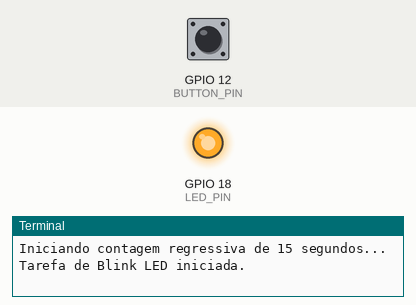
This program was run on a simulated Raspberry Pi (BCM pin numbers). Parts: output pins drawn as LEDs (lit = HIGH), the last lines printed to the terminal. The test bench sets the inputs (shaded band); at power-on: GPIO 12 (BUTTON_PIN) HIGH. Threads take turns every 2 ms.

Above: at 1.2 s.
1.3 s: GPIO 12 (BUTTON_PIN) pulled LOW for 0.15 s
At 1.9 s:
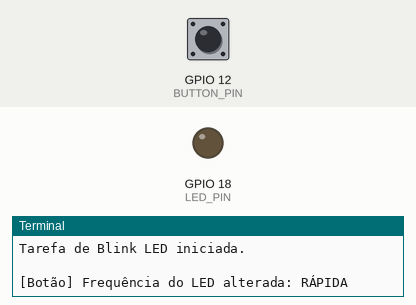
4.3 s: GPIO 12 (BUTTON_PIN) pulled LOW for 1 s
Timing chart, 0 to 13.3 s (numbered marks = the images above; inputs shaded):
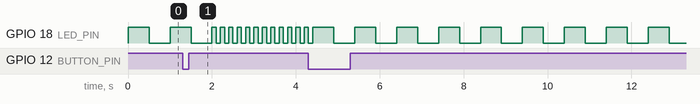

The program:

Checkpoint3.py
```python
import RPi.GPIO as GPIO
import threading
import time


# Configurações de Pinos
LED_PIN = 18      # Pino conectado ao LED
BUTTON_PIN = 12   # Pino conectado ao Botão


# Variáveis Globais Compartilhadas
# Frequência inicial do LED (1.0 segundo)
blink_interval = 1.0
# Mutex para proteger o acesso à variável blink_interval
interval_lock = threading.Lock()
# Flag para indicar quando o programa deve ser encerrado
countdown_finished = False


def countdown_task(duration):
    """
    Thread 1: Realiza a contagem regressiva de forma independente.
    Ao final da contagem, funciona como um callback imprimindo na tela e sinalizando o encerramento.
    """
    global countdown_finished
    print(f"Iniciando contagem regressiva de {duration} segundos...")

    # Simula a contagem do tempo sem travar o restante do programa
    time.sleep(duration)

    print("\n[Callback] Contagem regressiva finalizada!")
    countdown_finished = True


def led_blink_task():
    """
    Thread 2: Controla o piscar do LED utilizando a frequência definida.
    O Mutex é utilizado para ler a variável global com segurança.
    """
    print("Tarefa de Blink LED iniciada.")
    while not countdown_finished:
        # Adquire o Mutex para ler o valor de intervalo sem risco de condição de corrida
        with interval_lock:
            current_interval = blink_interval

        # Liga e desliga o LED com base no intervalo atual
        GPIO.output(LED_PIN, GPIO.HIGH)
        time.sleep(current_interval / 2)
        GPIO.output(LED_PIN, GPIO.LOW)
        time.sleep(current_interval / 2)

    print("Encerrando a tarefa do LED.")


def change_frequency_callback(channel):
    """
    Callback de Interrupção: Chamado sempre que o botão for pressionado.
    """
    global blink_interval

    # Adquire o Mutex para alterar o valor da variável de forma segura
    with interval_lock:
        # Alterna entre 1.0s (lento) e 0.2s (rápido)
        if blink_interval == 1.0:
            blink_interval = 0.2
            print("\n[Botão] Frequência do LED alterada: RÁPIDA")
        else:
            blink_interval = 1.0
            print("\n[Botão] Frequência do LED alterada: LENTA")


def main():
    # Configura a numeração dos pinos
    GPIO.setmode(GPIO.BCM)

    # Configuração dos pinos de entrada e saída
    GPIO.setup(LED_PIN, GPIO.OUT)
    # Configura o botão com resistor de Pull-Up interno
    GPIO.setup(BUTTON_PIN, GPIO.IN, pull_up_down=GPIO.PUD_UP)


    # Configura a detecção de borda de descida para o botão
    # O parâmetro bouncetime (300ms) evita falsas leituras
    GPIO.add_event_detect(BUTTON_PIN, GPIO.FALLING, callback=change_frequency_callback, bouncetime=300)


    # Cria as threads apontando para as funções correspondentes
    t_countdown = threading.Thread(target=countdown_task, args=(15,)) # Conta 15 segundos
    t_led = threading.Thread(target=led_blink_task)


    try:
        # Inicia a execução concorrente das threads
        t_countdown.start()
        t_led.start()


        # O main thread aguarda as outras threads finalizarem (join)
        t_countdown.join()
        t_led.join()


    except KeyboardInterrupt:
        print("\nPrograma interrompido pelo usuário (CTRL+C).")

    finally:
        # Limpa as configurações da GPIO e evita curtos-circuitos
        GPIO.cleanup()
        print("Programa finalizado.")


if __name__ == "__main__":
    main()
```

Measured:
- by itself, GPIO 18 (LED_PIN): repeats every 1.0 s: HIGH 0.50 s, LOW 0.50 s
